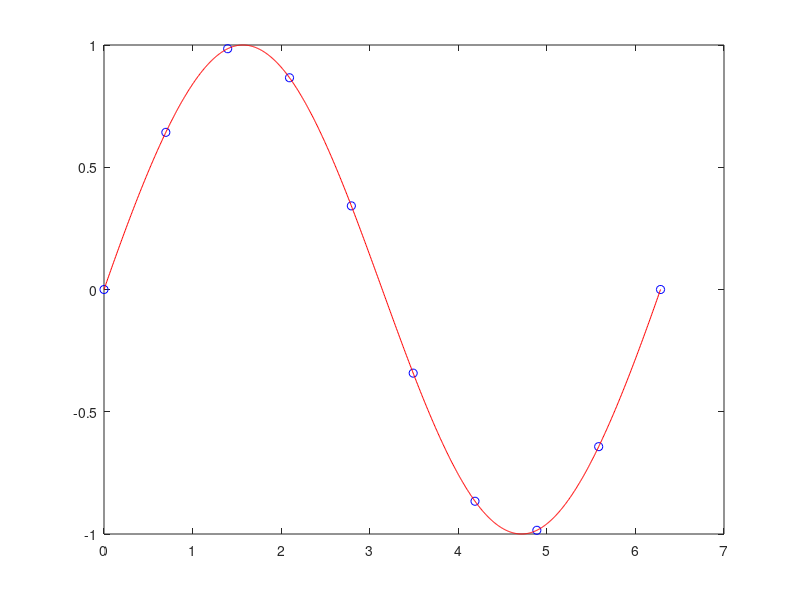

Reproduce this figure in MATLAB.
x = linspace(0,2*pi,10)'; % xpoints that should be interpolated
y = sin(x); % function

u = linspace(x(1),x(end),1000)'; % linspace over x

ys = spline(x,y,u);

plot(x,y,'bo',u,ys,'r-')